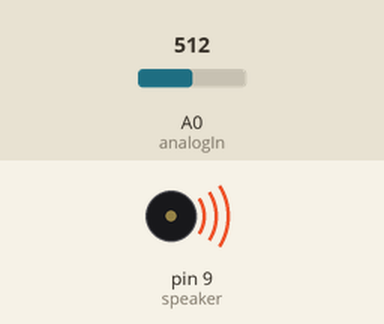
Recording of a sketch running on a simulated Arduino Uno, built with avr-gcc and run on an emulated ATmega328P. Parts: buzzer (waves = sounding). The inputs (shaded band) are chosen by the test bench; at power-on: A0 (analogIn) = 512.

Above: at 0.1 s.
Timing chart, 0 to 1.6 s (numbered marks = the images above):
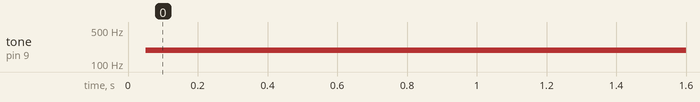

Measured:
- by itself, tone on pin 9 (speaker): silent → 192 Hz at 0.05 s

The sketch:

piezo-test.ino
```cpp
#include <Arduino.h>

/*
 *  Using an Arduino to drive a piezoelectric speaker
 *  Normally these speakers emit a single tone but by bit-banging
 *  we can approximate other tones via PWM
 *
 *  Expects a linear potentiometer output on the analogIn pin (0-5v)
 *  and a piezo on the speaker pin. Add another pot to the speaker pin
 *  for volume control. You'll thank me later.
 *
 *  the v[] array represents a series of durations (in μs) for which
 *  the pin should be held HIGH, and then held LOW for the same amount
 *  of time. This should look like a square wave.
 *
 *  The analogIn signal (0-1023) is scaled to the size of the array,
 *  and the appropriate duration is a simple lookup rather than a
 *  computation.
 */


// 128 steps of more or less continuous tones
/*
const long v[] = {100000, 50000, 33333, 25000, 20000, 16666, 14285, 12500,
                  11111, 10000, 9090, 8333, 7692, 7142, 6666, 6250,
                  5882, 5555, 5263, 5000, 4761, 4545, 4347, 4166,
                  4000, 3846, 3703, 3571, 3448, 3333, 3225, 3125,
                  3030, 2941, 2857, 2777, 2702, 2631, 2564, 2500,
                  2439, 2380, 2325, 2272, 2222, 2173, 2127, 2083,
                  2040, 2000, 1960, 1923, 1886, 1851, 1818, 1785,
                  1754, 1724, 1694, 1666, 1639, 1612, 1587, 1562,
                  1538, 1515, 1492, 1470, 1449, 1428, 1408, 1388,
                  1369, 1351, 1333, 1315, 1298, 1282, 1265, 1250,
                  1234, 1219, 1204, 1190, 1176, 1162, 1149, 1136,
                  1123, 1111, 1098, 1086, 1075, 1063, 1052, 1041,
                  1030, 1020, 1010, 1000, 990, 980, 970, 961,
                  952, 943, 934, 925, 917, 909, 900, 892,
                  884, 877, 869, 862, 854, 847, 840, 833,
                  826, 819, 813, 806, 800, 793, 787, 781};
/**/


// C major octave: C3,   D3,   E3,   F3,   G3,   A4,   B4,   C4
const long v[] = {3822, 3405, 3033, 2863, 2551, 2272, 2024, 1911};

const int analogIn = A0;
const int speaker = 9;
const int led = 13;

// beware: DEBUG throws off the timing
const int DEBUG = false;

void setup()
{
  pinMode(analogIn, INPUT);
  pinMode(speaker, OUTPUT);
  if(DEBUG) Serial.begin(115200);

  // Scale the step size based on the number of elements in the v[] array.
  // analog i/o on Arduino range is 0-1023.
  int scaling = (1024 * sizeof(long)) / sizeof(v);

  // hack; supposedly loops run tighter in the setup() function than loop() ¯\_(ツ)_/¯
  while(true)
  {
    int  a = 0;
    long d = 0;
    a = analogRead(analogIn) / scaling;
    d = v[a];
    if(DEBUG) debugValues(a, d);

    // simulating a square wave: on for v[a] μs, off for v[a] μs
    digitalWrite(speaker, HIGH);
    delayMicroseconds(d);
    digitalWrite(speaker, LOW);
    delayMicroseconds(d);

  }
}

void debugValues(int a, int d)
{
  // you crazy, arduino string concatenation
  String debug = "[" + a;
  debug = debug + "] -> [" + d;
  debug = debug + "]";
  Serial.println(debug);
}

void loop()
{
  // this function never runs since it never leaves setup()
}
```
